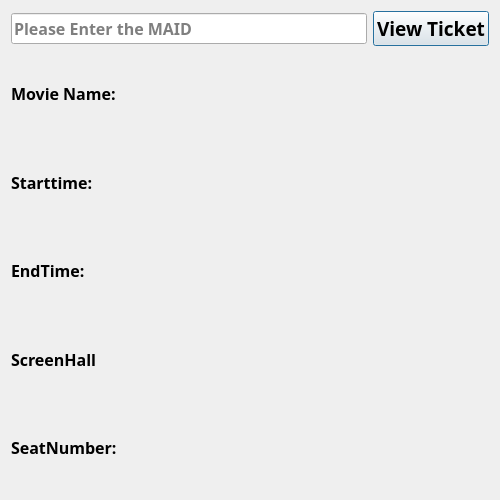
<?xml version="1.0" encoding="UTF-8"?>
<ui version="4.0">
 <class>Dialog</class>
 <widget class="QDialog" name="Dialog">
  <property name="geometry">
   <rect>
    <x>0</x>
    <y>0</y>
    <width>500</width>
    <height>500</height>
   </rect>
  </property>
  <property name="windowTitle">
   <string>View Ticket</string>
  </property>
  <layout class="QVBoxLayout" name="verticalLayout">
   <item>
    <layout class="QHBoxLayout" name="horizontalLayout">
     <item>
      <widget class="QLineEdit" name="lineEdit_MAID">
       <property name="font">
        <font>
         <family>Agency FB</family>
         <pointsize>12</pointsize>
         <weight>75</weight>
         <bold>true</bold>
        </font>
       </property>
       <property name="placeholderText">
        <string>Please Enter the MAID</string>
       </property>
      </widget>
     </item>
     <item>
      <widget class="QPushButton" name="pushButton_viewTicket">
       <property name="font">
        <font>
         <family>Agency FB</family>
         <pointsize>14</pointsize>
         <weight>75</weight>
         <bold>true</bold>
        </font>
       </property>
       <property name="text">
        <string>View Ticket</string>
       </property>
      </widget>
     </item>
    </layout>
   </item>
   <item>
    <widget class="QLabel" name="label_moviename">
     <property name="font">
      <font>
       <family>Agency FB</family>
       <pointsize>12</pointsize>
       <weight>75</weight>
       <bold>true</bold>
      </font>
     </property>
     <property name="text">
      <string>Movie Name:</string>
     </property>
    </widget>
   </item>
   <item>
    <widget class="QLabel" name="label_startTime">
     <property name="font">
      <font>
       <family>Agency FB</family>
       <pointsize>12</pointsize>
       <weight>75</weight>
       <bold>true</bold>
      </font>
     </property>
     <property name="text">
      <string>Starttime:</string>
     </property>
    </widget>
   </item>
   <item>
    <widget class="QLabel" name="label_Endtime">
     <property name="font">
      <font>
       <family>Agency FB</family>
       <pointsize>12</pointsize>
       <weight>75</weight>
       <bold>true</bold>
      </font>
     </property>
     <property name="text">
      <string>EndTime:</string>
     </property>
    </widget>
   </item>
   <item>
    <widget class="QLabel" name="label_ScreenHall">
     <property name="font">
      <font>
       <family>Agency FB</family>
       <pointsize>12</pointsize>
       <weight>75</weight>
       <bold>true</bold>
      </font>
     </property>
     <property name="text">
      <string>ScreenHall</string>
     </property>
    </widget>
   </item>
   <item>
    <widget class="QLabel" name="label_SeatNumber">
     <property name="font">
      <font>
       <family>Agency FB</family>
       <pointsize>12</pointsize>
       <weight>75</weight>
       <bold>true</bold>
      </font>
     </property>
     <property name="text">
      <string>SeatNumber:</string>
     </property>
    </widget>
   </item>
  </layout>
 </widget>
 <resources/>
 <connections/>
</ui>
